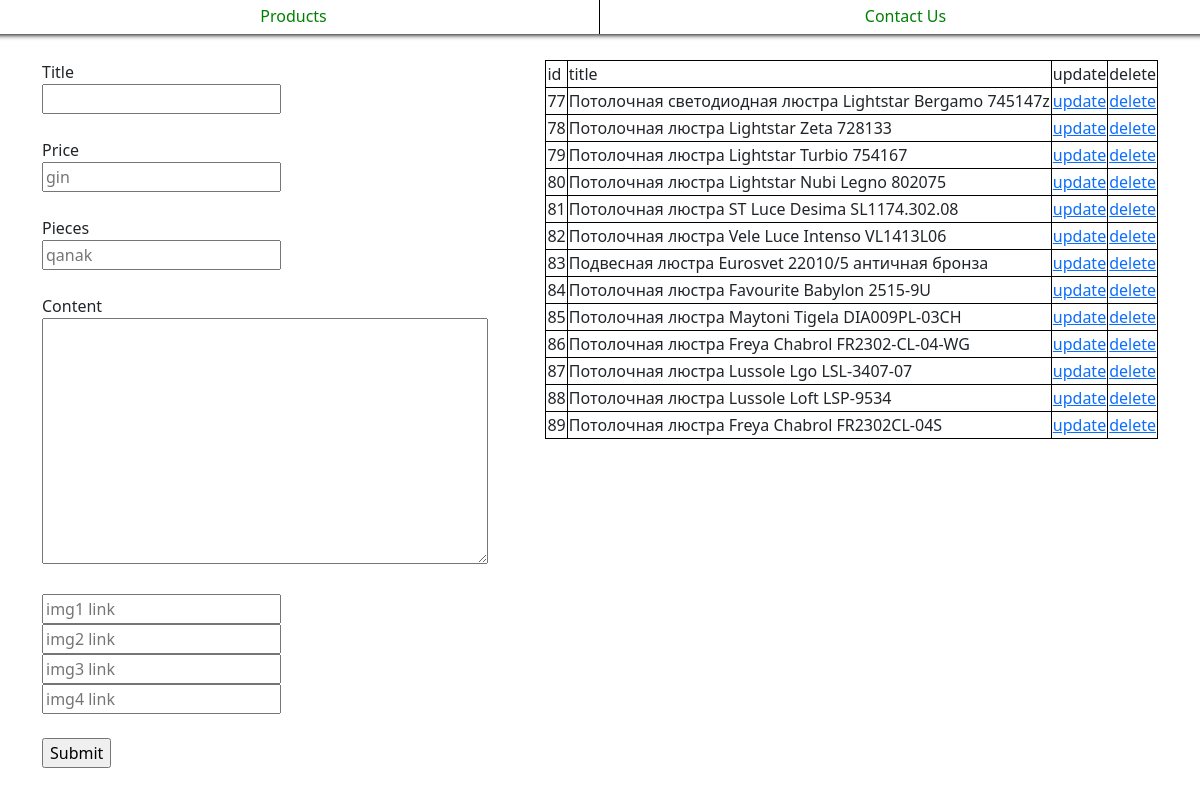
The app's page /admin/index.php with its own data.
### tables this page shows
CREATE TABLE `products` (
  `title` text NOT NULL,
  `price` int(10) NOT NULL,
  `img1` text NOT NULL,
  `img2` text NOT NULL,
  `img3` text NOT NULL,
  `img4` text NOT NULL,
  `description` text NOT NULL,
  `pieces` int(3) NOT NULL,
  `id` int(10) NOT NULL
);

### admin/list.php (the view, shortened to what this page needs)
<?php
$db = mysqli_connect("localhost", "root", "root", "shop",3307);
$sql = "SELECT * FROM `products`";
$result = mysqli_query($db, $sql);
?>
<table>
	<tr>
		<td>id</td>
		<td>title</td>
		<td>update</td>
		<td>delete</td>
	</tr>
	<?php
	while( $r = mysqli_fetch_assoc($result) ){
	?>
		<tr>
			<td><?php echo $r['id']; ?></td>
			<td><?php echo $r['title']; ?></td>
			<td>
				<a href="update.php?id=<?php echo $r['id']; ?>">
					update
				</a>
			</td>
			<td>
				<a href="action.php?action=delete&id=<?php echo $r['id']; ?>">
					delete
				</a>
			</td>
		</tr>
	<?php
	}
	?>
</table>

### admin/index.php (shortened to what this page needs)
<!DOCTYPE html>
<html lang="en">
<head>
	<link href="https://cdn.jsdelivr.net/npm/bootstrap@5.0.0-beta1/dist/css/bootstrap.min.css" rel="stylesheet">
    <link rel="stylesheet" href="style.css">
</head>
<body>
    <?php include("nav.php")?>
    <div class="container admin">
        <div class="form">
            <form action="action.php" method="post" enctype="multipart/form-data">
                <label for="title">Title</label><br>
                <input type="text" name="title" id="title"> <br><br>
                <label for="excerpt">Price</label><br>
                <input name="price" id="excerpt" type="text" placeholder="gin"></input><br><br>
                <label for="excerpt">Pieces</label><br>
                <input name="pieces" id="excerpt" type="text" placeholder="qanak"></input><br><br>
                <label for="content">Content</label><br>
                <textarea name="content" id="content" rows="10" cols="46"></textarea><br><br>
                <input type="text" name="img1" placeholder="img1 link"><br>
                <input type="text" name="img2" placeholder="img2 link"><br>
                <input type="text" name="img3" placeholder="img3 link"><br>
                <input type="text" name="img4" placeholder="img4 link"><br><br>
                <input type="submit" name="add"><br><br>
            </form>
        </div>
        <div class="list">
            <?php
            include("list.php");
            ?>
        </div>
    </div>
</body>
</html>

### admin/nav.php
<?php
$x = '
<div class="header">
    <div class="row">
        <div class="col-md-6 he"><a href="../index.php">Products</a></div>
        <div class="col-md-6 he"><a href="../contact.php">Contact Us</a></div>
    </div>
</div>
';
echo $x;
?>

### admin/style.css (style rules this page uses)
body { overflow-x: hidden; }
.header .row { box-shadow: 0 0 5px 1px black; }
.header { height: 60px; }
.he { border-right: 1px solid black; }
.he,.he * { color: green; padding-bottom: 0.2%; text-align: center; text-decoration: none; line-height: 200%; }
.admin { display: flex; }
.list { margin-left: auto; }
tr,td { border: 1px black solid; }

### records on screen
products: id "77", title "Потолочная светодиодная люстра Lightstar Bergamo 745147z"
products: id "78", title "Потолочная люстра Lightstar Zeta 728133"
products: id "79", title "Потолочная люстра Lightstar Turbio 754167"
products: id "80", title "Потолочная люстра Lightstar Nubi Legno 802075"
products: id "81", title "Потолочная люстра ST Luce Desima SL1174.302.08"
products: id "82", title "Потолочная люстра Vele Luce Intenso VL1413L06"
products: id "83", title "Подвесная люстра Eurosvet 22010/5 античная бронза"
products: id "84", title "Потолочная люстра Favourite Babylon 2515-9U"
products: id "85", title "Потолочная люстра Maytoni Tigela DIA009PL-03CH"
products: id "86", title "Потолочная люстра Freya Chabrol FR2302-CL-04-WG"
products: id "87", title "Потолочная люстра Lussole Lgo LSL-3407-07"
products: id "88", title "Потолочная люстра Lussole Loft LSP-9534"
products: id "89", title "Потолочная люстра Freya Chabrol FR2302CL-04S"
